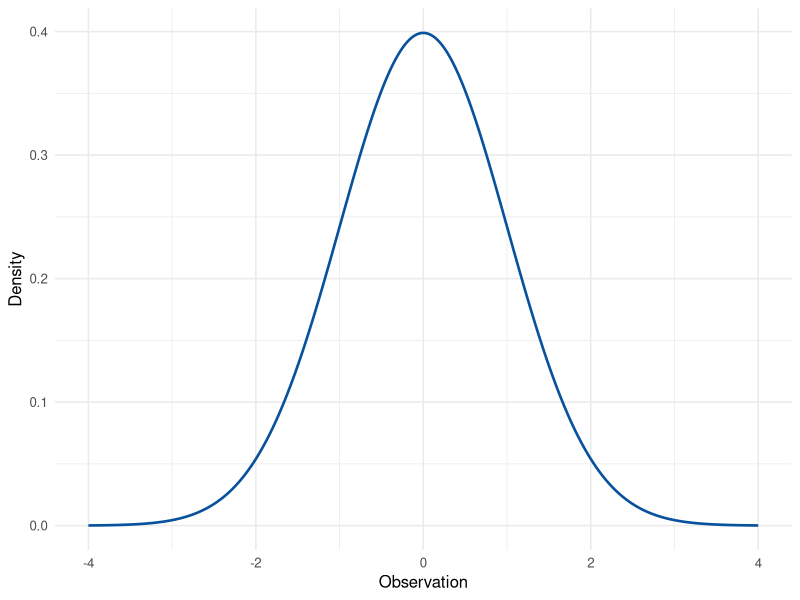
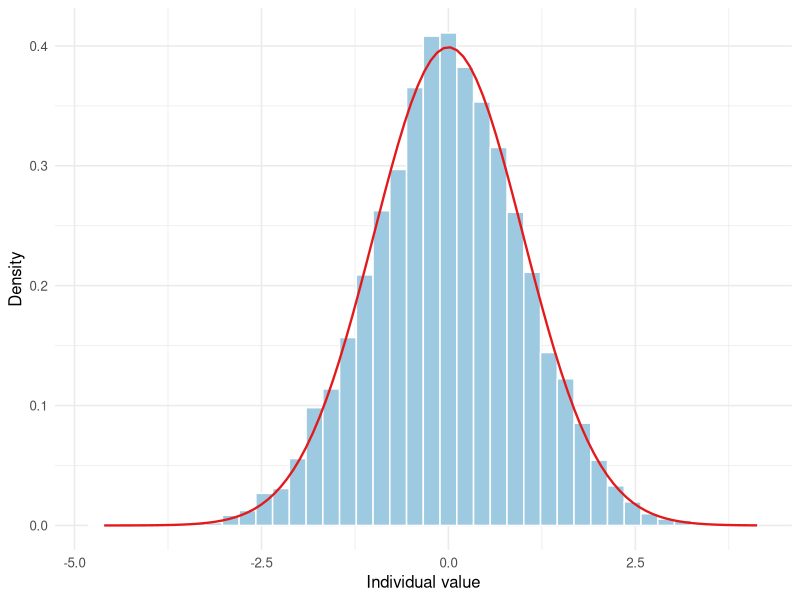
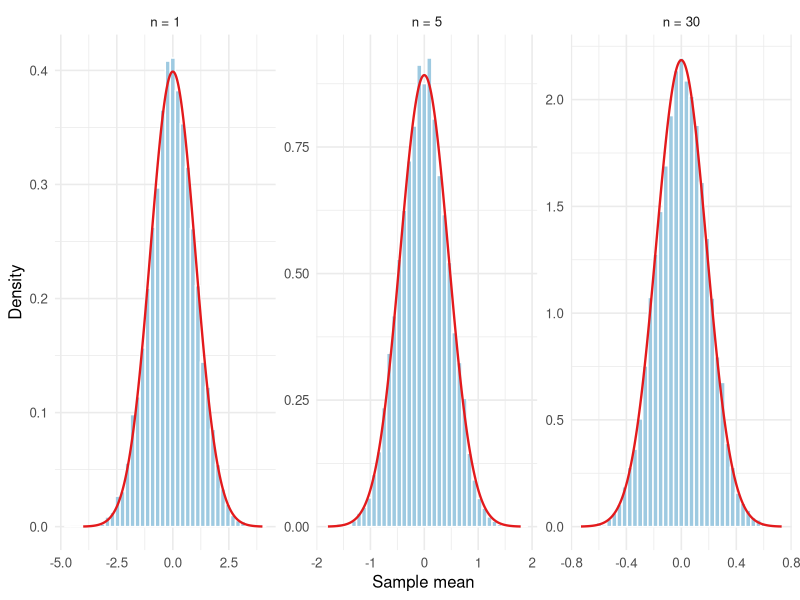
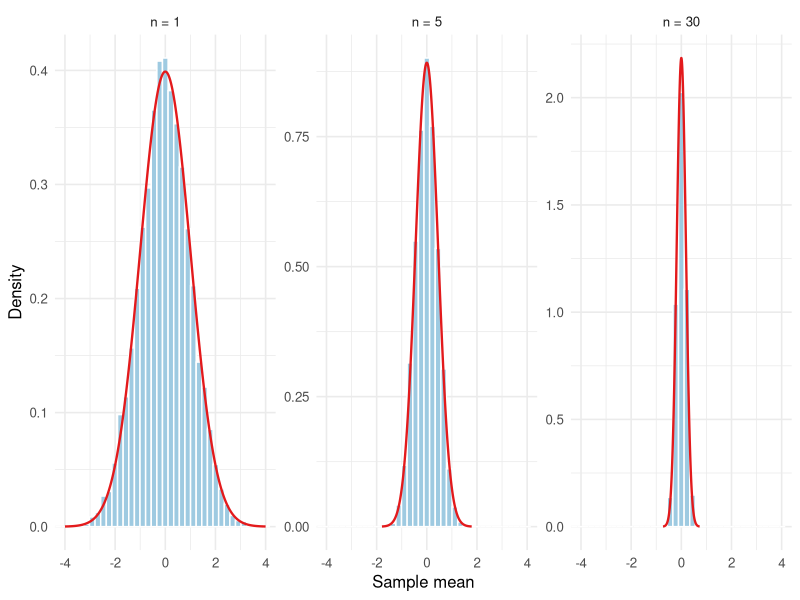
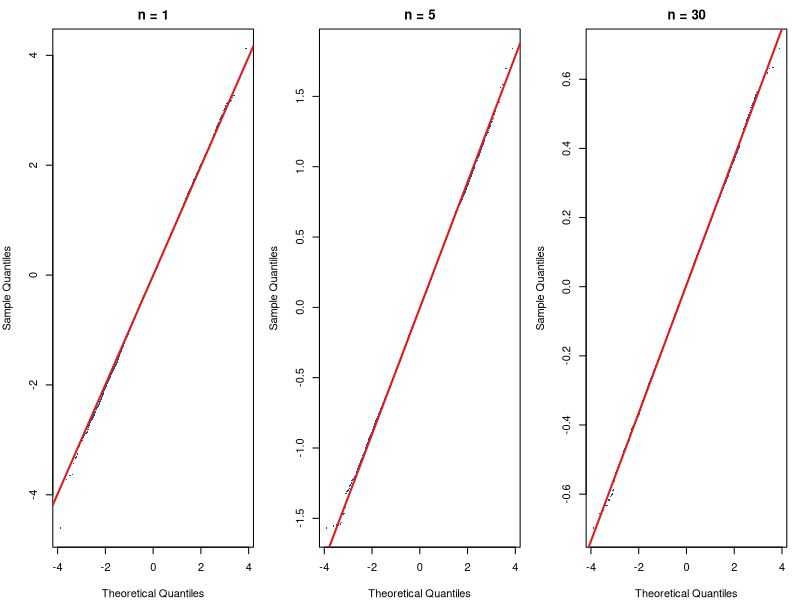

Generate these figures, in order, with R:
## ---- chunk 1
#| include: false
library(ggplot2)
library(knitr)
student_id <- 1069
## ---- chunk 2
#| echo: false
#| fig-width: 6.5
#| fig-height: 3.2
#| fig-cap: "The standard normal population. Mean 0, standard deviation 1."
curve_x <- seq(-4, 4, length.out = 400)
ggplot(data.frame(x = curve_x, y = dnorm(curve_x)), aes(x, y)) +
  geom_line(linewidth = 0.9, color = "#08519c") +
  labs(x = "Observation", y = "Density") +
  theme_minimal(base_size = 12)
## ---- chunk 3
#| echo: false
#| fig-width: 6.5
#| fig-height: 3.2
#| fig-cap: "Ten thousand individual standard normal draws. This is the population, not a sampling distribution."
set.seed(student_id)
individuals <- rnorm(10000)
ggplot(data.frame(x = individuals), aes(x)) +
  geom_histogram(
    aes(y = after_stat(density)),
    bins = 40,
    fill = "#9ecae1",
    color = "white"
  ) +
  stat_function(fun = dnorm, color = "#e31a1c", linewidth = 0.8) +
  labs(x = "Individual value", y = "Density") +
  theme_minimal(base_size = 12)
## ---- chunk 4
set.seed(student_id)
one_sample <- rnorm(5)
round(one_sample, 3)
mean(one_sample)
## ---- chunk 5
student_id <- 1069
B <- 10000
sample_sizes <- c(1, 5, 10, 20, 30, 40, 50, 60, 70, 80, 100)
mu <- 0
sigma <- 1

skewness <- function(x) {
  z <- (x - mean(x)) / sd(x)
  mean(z^3)
}

excess_kurtosis <- function(x) {
  z <- (x - mean(x)) / sd(x)
  mean(z^4) - 3
}

set.seed(student_id)

results <- data.frame()
focus_n <- c(1, 5, 30)
stored_means <- list()

for (n in sample_sizes) {
  sample_means <- replicate(B, mean(rnorm(n, mean = mu, sd = sigma)))
  simulated_se <- sd(sample_means)
  theoretical_se <- sigma / sqrt(n)

  results <- rbind(
    results,
    data.frame(
      sample_size = n,
      simulated_mean = mean(sample_means),
      theoretical_mean = mu,
      simulated_se = simulated_se,
      theoretical_se = theoretical_se,
      se_ratio = simulated_se / theoretical_se,
      skewness = skewness(sample_means),
      excess_kurtosis = excess_kurtosis(sample_means)
    )
  )

  if (n %in% focus_n) {
    stored_means[[as.character(n)]] <- sample_means
  }
}

results$meets_rule <- with(
  results,
  abs(skewness) < 0.25 &
    abs(excess_kurtosis) < 0.50 &
    abs(se_ratio - 1) <= 0.10
)
## ---- chunk 6
#| echo: false
results_view <- results
names(results_view) <- c(
  "Sample size", "Simulated mean", "Theoretical mean",
  "Simulated SE", "Theoretical SE", "SE ratio",
  "Skewness", "Excess kurtosis", "Meets the rule?"
)
results_view$`Meets the rule?` <- ifelse(results$meets_rule, "Yes", "No")
kable(
  results_view,
  digits = 3,
  row.names = FALSE,
  caption = "Ten thousand sample means at each sample size. The theoretical mean is 0 and the theoretical standard error is 1 divided by the square root of n."
)
## ---- chunk 7
#| echo: false
#| fig-width: 9
#| fig-height: 3.3
#| fig-cap: "Sampling distribution of the mean. The red curve is the exact normal distribution at that sample size, not a curve fitted to the bars."
plot_means <- do.call(rbind, lapply(focus_n, function(n) {
  data.frame(n = n, sample_mean = stored_means[[as.character(n)]])
}))
plot_means$panel <- factor(
  paste0("n = ", plot_means$n),
  levels = paste0("n = ", focus_n)
)

curve_df <- do.call(rbind, lapply(focus_n, function(n) {
  se <- sigma / sqrt(n)
  xs <- seq(-4 * se, 4 * se, length.out = 300)
  data.frame(
    panel = factor(paste0("n = ", n), levels = levels(plot_means$panel)),
    x = xs,
    y = dnorm(xs, mean = mu, sd = se)
  )
}))

ggplot(plot_means, aes(sample_mean)) +
  geom_histogram(
    aes(y = after_stat(density)),
    bins = 40,
    fill = "#9ecae1",
    color = "white"
  ) +
  geom_line(data = curve_df, aes(x, y), color = "#e31a1c", linewidth = 0.8) +
  facet_wrap(~panel, nrow = 1, scales = "free") +
  labs(x = "Sample mean", y = "Density") +
  theme_minimal(base_size = 12)
## ---- chunk 8
#| echo: false
#| fig-width: 9
#| fig-height: 3.3
#| fig-cap: "The same sampling distributions on one horizontal scale. A larger sample size makes the mean narrower. The population did not change."
ggplot(plot_means, aes(sample_mean)) +
  geom_histogram(
    aes(y = after_stat(density)),
    bins = 40,
    fill = "#9ecae1",
    color = "white"
  ) +
  geom_line(data = curve_df, aes(x, y), color = "#e31a1c", linewidth = 0.8) +
  facet_wrap(~panel, nrow = 1, scales = "free_y") +
  coord_cartesian(xlim = c(-4, 4)) +
  labs(x = "Sample mean", y = "Density") +
  theme_minimal(base_size = 12)
## ---- chunk 9
#| echo: false
#| fig-width: 9
#| fig-height: 3.4
#| fig-cap: "Normal Q–Q plots of the sample means. A straight cloud means the sampling distribution is normal. The red line is qqline()."
par(mfrow = c(1, 3), mar = c(4, 4, 2.2, 1))
for (n in focus_n) {
  qqnorm(
    stored_means[[as.character(n)]],
    main = paste0("n = ", n),
    pch = 16,
    cex = 0.3,
    col = "#08519c"
  )
  qqline(stored_means[[as.character(n)]], col = "#e31a1c", lwd = 2)
}
## ---- chunk 10
#| results: hide
shapiro_results <- do.call(rbind, lapply(focus_n, function(n) {
  set.seed(student_id)
  fit <- shapiro.test(sample(stored_means[[as.character(n)]], 5000))
  data.frame(
    sample_size = n,
    W = unname(fit$statistic),
    p_value = fit$p.value
  )
}))
## ---- chunk 11
#| echo: false
shapiro_view <- shapiro_results
shapiro_view$p_value <- format.pval(shapiro_results$p_value, digits = 3, eps = 0.001)
names(shapiro_view) <- c("Sample size", "W", "p-value")
kable(
  shapiro_view,
  digits = 3,
  row.names = FALSE,
  caption = "Shapiro–Wilk tests on 5,000 of the 10,000 sample means. A large p-value is not evidence against normality."
)
## ---- chunk 12
repro_seed <- student_id + 1
set.seed(repro_seed)

repro <- data.frame()
for (n in sample_sizes) {
  sample_means <- replicate(B, mean(rnorm(n, mean = mu, sd = sigma)))
  simulated_se <- sd(sample_means)
  theoretical_se <- sigma / sqrt(n)
  sk <- skewness(sample_means)
  ek <- excess_kurtosis(sample_means)
  ratio <- simulated_se / theoretical_se
  repro <- rbind(
    repro,
    data.frame(
      sample_size = n,
      simulated_mean = mean(sample_means),
      se_ratio = ratio,
      skewness = sk,
      excess_kurtosis = ek,
      meets_rule = abs(sk) < 0.25 &
        abs(ek) < 0.50 &
        abs(ratio - 1) <= 0.10
    )
  )
}

same_rule <- all(repro$meets_rule == results$meets_rule)
max_mean_gap <- max(abs(repro$simulated_mean - results$simulated_mean))
max_skew_gap <- max(abs(repro$skewness - results$skewness))
## ---- chunk 13
#| echo: false
repro_view <- data.frame(
  sample_size = results$sample_size,
  mean_1069 = results$simulated_mean,
  mean_check = repro$simulated_mean,
  skew_1069 = results$skewness,
  skew_check = repro$skewness,
  rule_1069 = ifelse(results$meets_rule, "Yes", "No"),
  rule_check = ifelse(repro$meets_rule, "Yes", "No")
)
names(repro_view) <- c(
  "Sample size",
  paste0("Mean, seed ", student_id),
  paste0("Mean, seed ", repro_seed),
  paste0("Skewness, seed ", student_id),
  paste0("Skewness, seed ", repro_seed),
  paste0("Rule, seed ", student_id),
  paste0("Rule, seed ", repro_seed)
)
kable(
  repro_view,
  digits = 3,
  row.names = FALSE,
  caption = "The same normal experiment, run again with seed 1070. Seed 1069 is the analysis. Seed 1070 is the reproducibility check."
)
